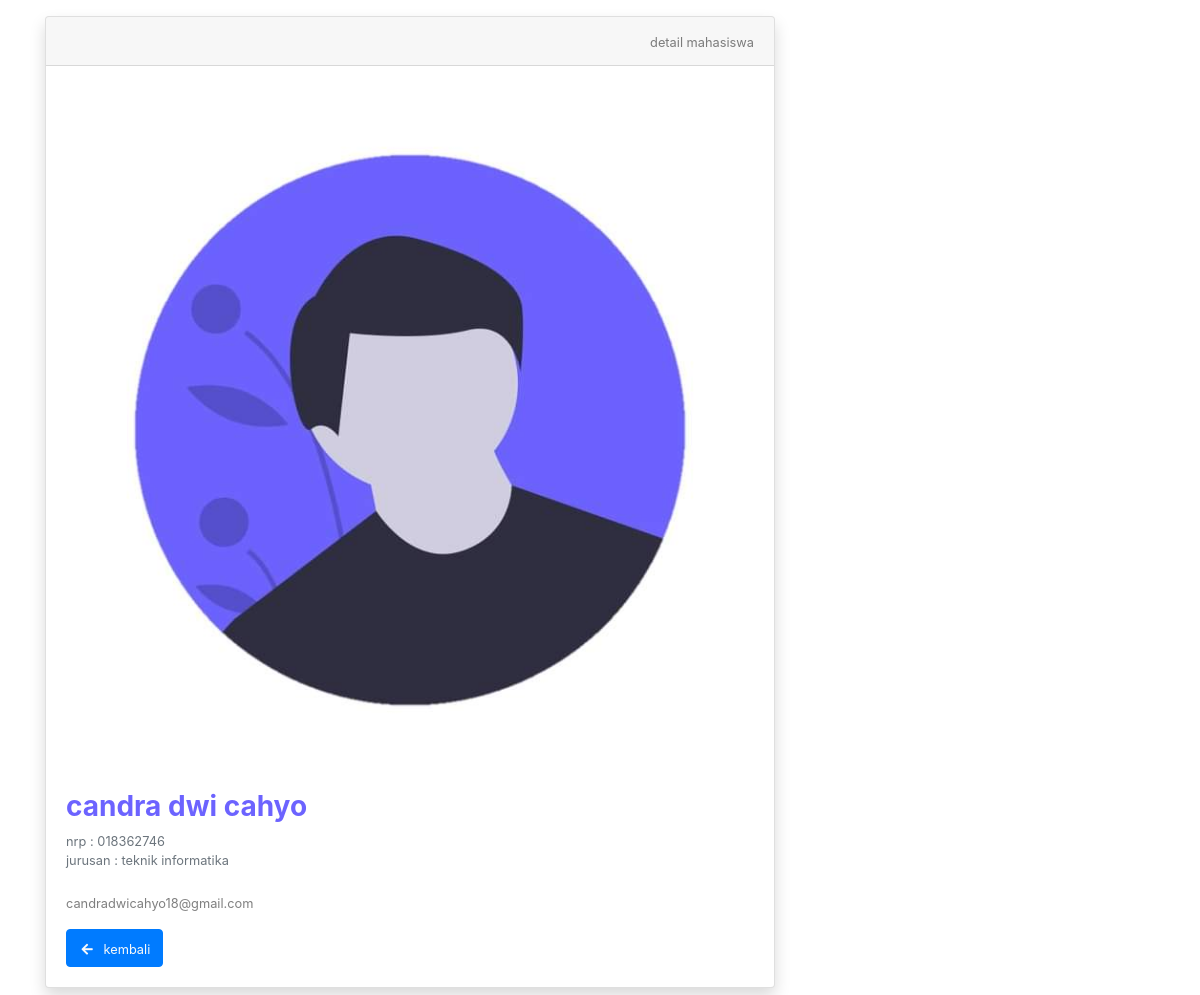
Screenshot of /detail.php?id=2 with the database file from the repository.
### tables this page shows
CREATE TABLE `mahasiswa` (
  `id` int(11) NOT NULL,
  `nama` varchar(150) NOT NULL,
  `nrp` char(9) NOT NULL,
  `email` varchar(150) NOT NULL,
  `jurusan` varchar(150) NOT NULL,
  `gambar` varchar(150) NOT NULL
);

### function/functions.php (called while the page is built, shortened)
<?php
$conn = mysqli_connect('localhost', 'root', '', 'php_crud_image');
function query($param) {
  global $conn;
  $query = mysqli_query($conn, $param);
  $rows = [];
  if (mysqli_num_rows($query) > 0) {
    while ($row = mysqli_fetch_assoc($query)) {
      $rows[] = $row;
    }
  }
  return $rows;
}

### detail.php (the view, shortened to what this page needs)
<?php
require_once 'function/functions.php';
$id = trim(rtrim(mysqli_real_escape_string($conn, $_GET['id'])));
$row = query("SELECT * FROM mahasiswa WHERE id = '$id'")[0];
?>
<div class="container mt-3 mb-3">
  <div class="row">
    <div class="col-md-8">
      <div class="card shadow rounded">
        <div class="card-header">
          <div class="float-right">
            <small class="text-black-50">detail mahasiswa</small>
          </div>
        </div>
        <div class="card-body">
          <div class="image-container mb-3">
            <img src="assets/images/<?= $row['gambar']; ?>" alt="preview image" class="img-fluid">
          </div>
          <h3 class="text-purple text-bold"><?= strtolower($row['nama']); ?></h3>
          <small class="text-muted d-block"> nrp : <?= strtolower($row['nrp']); ?></small>
          <small class="text-muted d-block mb-4"> jurusan : <?= strtolower($row['jurusan']); ?></small>
          <small class="text-black-50 d-block mb-3"><?= strtolower($row['email']); ?></small>
          <a href="index.php" class="btn btn-primary text-light">
            <small class="fas fa-fw fa-arrow-left mr-1"></small>
            <small>kembali</small>
          </a>
        </div>
      </div>
    </div>
  </div>
</div>

### assets/css/style.css (style rules this page uses)
.text-purple { color : #6C63FF; }
.text-bold { font-weight: bold; }

### rows the page displays
mahasiswa: gambar (picture), nama "candra dwi cahyo", nrp "018362746", jurusan "teknik informatika", email "candradwicahyo18@gmail.com"
